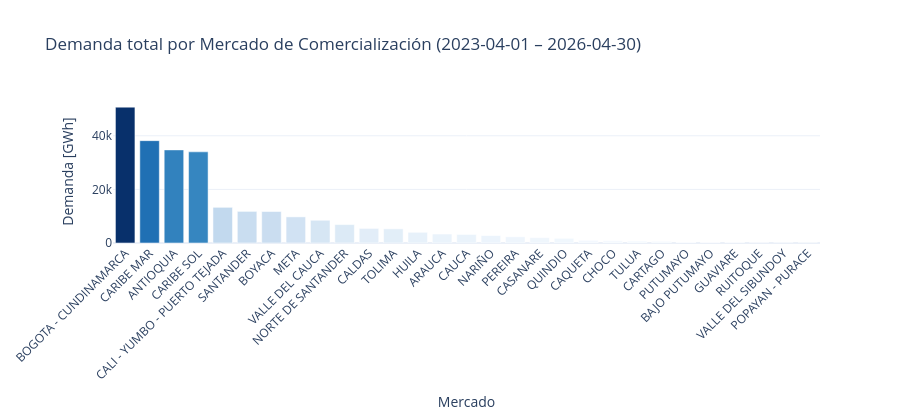

Notebook code cell kept with this figure:
### Markdown cell above
---
## Sección 2 – Exploración inicial de la demanda

Antes de calcular variaciones, conviene conocer la estructura del dato:
- ¿Cuántos mercados hay y cuáles son los más grandes?
- ¿Cómo se distribuye entre mercado **Regulado** y **No Regulado**?

### Code cell
# Demanda total por MC en el período (suma de todo el período)
demanda_por_mc = (
    df_demanda
    .groupby("MercadoComercializacion")["DemandaComercial"]
    .sum()
    .div(1e6)                      # pasar a GWh (kWh → GWh: /1e6)
    .reset_index()
    .rename(columns={"DemandaComercial": "DemandaTotal_GWh"})
    .sort_values("DemandaTotal_GWh", ascending=False)
)

fig = px.bar(
    demanda_por_mc,
    x="MercadoComercializacion",
    y="DemandaTotal_GWh",
    title=f"Demanda total por Mercado de Comercialización ({FECHA_INICIO} – {FECHA_FIN})",
    labels={"MercadoComercializacion": "Mercado", "DemandaTotal_GWh": "Demanda [GWh]"},
    color="DemandaTotal_GWh",
    color_continuous_scale="Blues",
)
fig.update_layout(template="plotly_white", height=420,
                  xaxis_tickangle=-45, coloraxis_showscale=False)
fig.show()

### Figure 1 — Plotly figure (JSON) as saved in the notebook; plotly's stock layout.template omitted (floating-point values rounded to 4 significant figures)
{"data": [{"hovertemplate": "Mercado=%{x}<br>Demanda [GWh]=%{marker.color}<extra></extra>", "legendgroup": "", "marker": {"color": [50670.0, 38170.0, 34730.0, 34000.0, 13300.0, 11790.0, 11740.0, 9753.0, 8489.0, 6880.0, 5443.0, 5285.0, 3990.0, 3342.0, 3201.0, 2780.0, 2331.0, 2020.0, 1744.0, 1028.0, 883.1, 736.8, 658.0, 370.3, 288.5, 268.9, 48.48, 43.17, 19.62], "coloraxis": "coloraxis", "pattern": {"shape": ""}}, "name": "", "orientation": "v", "showlegend": false, "textposition": "auto", "type": "bar", "x": ["BOGOTA - CUNDINAMARCA", "CARIBE MAR", "ANTIOQUIA", "CARIBE SOL", "CALI - YUMBO - PUERTO TEJADA", "SANTANDER", "BOYACA", "META", "VALLE DEL CAUCA", "NORTE DE SANTANDER", "CALDAS", "TOLIMA", "HUILA", "ARAUCA", "CAUCA", "NARIÑO", "PEREIRA", "CASANARE", "QUINDIO", "CAQUETA", "CHOCO", "TULUA", "CARTAGO", "PUTUMAYO", "BAJO PUTUMAYO", "GUAVIARE", "RUITOQUE", "VALLE DEL SIBUNDOY", "POPAYAN - PURACE"], "xaxis": "x", "y": [50670.0, 38170.0, 34730.0, 34000.0, 13300.0, 11790.0, 11740.0, 9753.0, 8489.0, 6880.0, 5443.0, 5285.0, 3990.0, 3342.0, 3201.0, 2780.0, 2331.0, 2020.0, 1744.0, 1028.0, 883.1, 736.8, 658.0, 370.3, 288.5, 268.9, 48.48, 43.17, 19.62], "yaxis": "y"}], "layout": {"barmode": "relative", "coloraxis": {"colorbar": {"title": {"text": "Demanda [GWh]"}}, "colorscale": [[0, "rgb(247,251,255)"], [0.125, "rgb(222,235,247)"], [0.25, "rgb(198,219,239)"], [0.375, "rgb(158,202,225)"], [0.5, "rgb(107,174,214)"], [0.625, "rgb(66,146,198)"], [0.75, "rgb(33,113,181)"], [0.875, "rgb(8,81,156)"], [1, "rgb(8,48,107)"]], "showscale": false}, "height": 420, "legend": {"tracegroupgap": 0}, "title": {"text": "Demanda total por Mercado de Comercialización (2023-04-01 – 2026-04-30)"}, "xaxis": {"anchor": "y", "domain": [0, 1], "tickangle": -45, "title": {"text": "Mercado"}}, "yaxis": {"anchor": "x", "domain": [0, 1], "title": {"text": "Demanda [GWh]"}}}}
